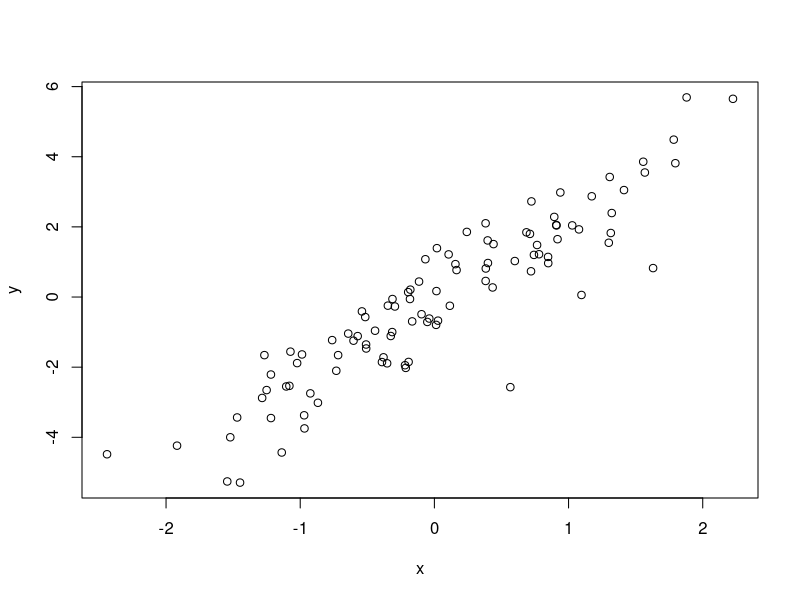

Here is the R script that generated this plot: (Note: this script raises an error after producing the figure.)
## ---- chunk 1
knitr::opts_chunk$set(echo = TRUE)
## ---- chunk 2
x <- c(1, 2, 3, 4, 5)
y <- c(5, 4, 3, 2, 1)
sum(x * y)
## ---- chunk 3
t(x) %*% y
## ---- chunk 4
x <- rnorm(100)
y <- 2*x + rnorm(100)
## ---- chunk 5
cor(x,y)

plot(x,y)
## ---- chunk 6
# 버블 정렬
bubble_sort <- function(x) {
  n <- length(x) 
  
  for (i in 1:(n - 1)) {
    for (j in 1:(n - i)) {
      if (x[j] > x[j + 1]) {
        tmp <- x[j]
        x[j] <- x[j + 1]
        x[j + 1] <- tmp
      }
    }
  }
  return(x)
}
vec1 <- c(5,7,1,6,4)
bubble_sort(vec1)
## ---- chunk 7
# 선택 정렬
selection_sort <- function(x) {
  n <- length(x) 
  for (i in 1:(n - 1)) {
    min <- i
    for (j in (i + 1):n) {
      if (x[j] < x[min]) {
        min <- j
      }
    }
    
    if (min != i) {
      tmp <- x[i]
      x[i] <- x[min]
      x[min] <- tmp
    }
  }
  
  return(x)
}
vec2 <- c(7,4,2,6,1)
selection_sort(vec2)

## ---- chunk 8
score <- as.numeric(readline(prompt="점수를 입력하세요: "))

if (score >= 90) {
  grade <- "A"
} else if (score >= 80) {
  grade <- "B"
} else if (score >=70) {
  grade <- "C"
} else if (score >=60) {
  grade <- "D"
} else {
  grade <- "F"
}

cat("당신의 학점은",grade,"입니다.")
